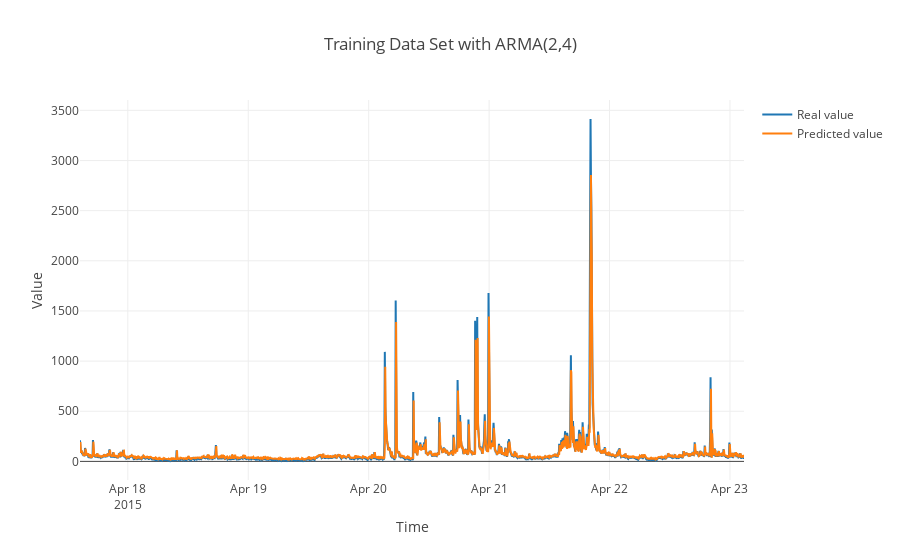

Here is the notebook cell this chart was saved with:
### Code cell
arma_model = ARMA(2,4)
arma_model.set_training_data_set(training_set_values)
arma_model.set_training_data_time(training_set_time)

arma_model.set_testing_data_set(testing_set_values)
arma_model.set_testing_data_time(testing_set_time)

arma_model.set_validation_data_set(validation_set_values)
arma_model.set_validation_data_time(validation_set_time)

prediction = arma_model.get_prediction(arma_model.testing_data_set)
# prediction = arma_model.get_prediction(arma_model.validation_data_set)


arma_model.plot_result(arma_model.testing_data_time, arma_model.testing_data_set, prediction)
# arma_model.plot_result(arma_model.validation_data_time, arma_model.validation_data_set, prediction)

### Figure 1 — Plotly figure (JSON) as saved in the notebook; plotly's stock layout.template omitted (floating-point values rounded to 4 significant figures; data arrays with more than 128 entries replaced by an {"elided": "..."} marker saying what was removed)
{"data": [{"mode": "lines", "name": "Real value", "type": "scatter", "uid": "2371cb40-5ca6-4e1f-9766-826c8f0269d6", "x": {"elided": "1589 str values"}, "y": {"elided": "1589 int values"}}, {"mode": "lines", "name": "Predicted value", "type": "scatter", "uid": "d93d3631-fdd5-48ac-af35-bb13a49d062e", "x": {"elided": "1589 str values"}, "y": {"elided": "1589 float values"}}], "layout": {"title": "Training Data Set with ARMA(2,4)", "xaxis": {"title": "Time"}, "yaxis": {"title": "Value"}}}
